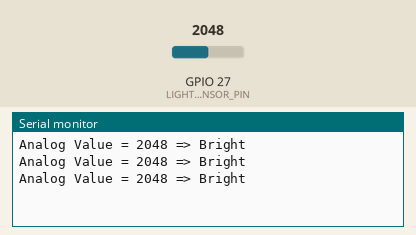
This sketch was run on a simulated ESP32. On the bench: the last lines printed to the serial monitor. The inputs (shaded band) are chosen by the test bench; at power-on: GPIO 27 (LIGHT_SENSOR_PIN) = 2048.

Above: at 1.3 s.
1.4 s: GPIO 27 (LIGHT_SENSOR_PIN) set to 1960
At 1.9 s:
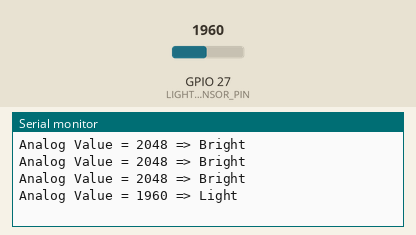
3.5 s: GPIO 27 (LIGHT_SENSOR_PIN) set to 760
At 3.9 s:
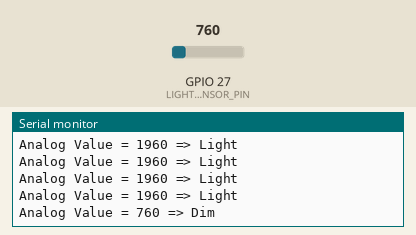
5.5 s: GPIO 27 (LIGHT_SENSOR_PIN) set to 0
At 5.9 s:
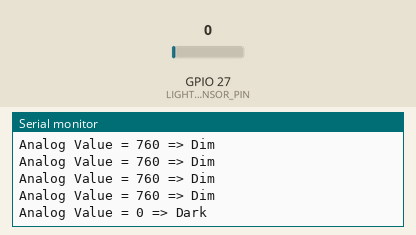
7.5 s: GPIO 27 (LIGHT_SENSOR_PIN) set to 3240
At 7.9 s:
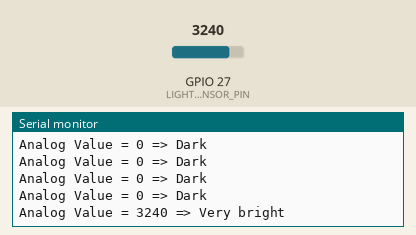

Measured:
- after the input at 1.4 s, the serial monitor: prints a new line after 0.10 s (image 1)
- after the input at 3.5 s, the serial monitor: prints a new line at once (image 2)
- after the input at 5.5 s, the serial monitor: prints a new line at once (image 3)
- after the input at 7.5 s, the serial monitor: prints a new line at once (image 4)

The sketch:

light_sensor.ino
```cpp
#define LIGHT_SENSOR_PIN 27

void setup() {
  Serial.begin(9600);
}

void loop() {
  // reads the input on analog pin (value between 0 and 4095)
  int analogValue = analogRead(LIGHT_SENSOR_PIN);

  Serial.print("Analog Value = ");
  Serial.print(analogValue);

  if (analogValue < 40) {
    Serial.println(" => Dark");
  } else if (analogValue < 800) {
    Serial.println(" => Dim");
  } else if (analogValue < 2000) {
    Serial.println(" => Light");
  } else if (analogValue < 3200) {
    Serial.println(" => Bright");
  } else {
    Serial.println(" => Very bright");
  }

  delay(500);
}
```
